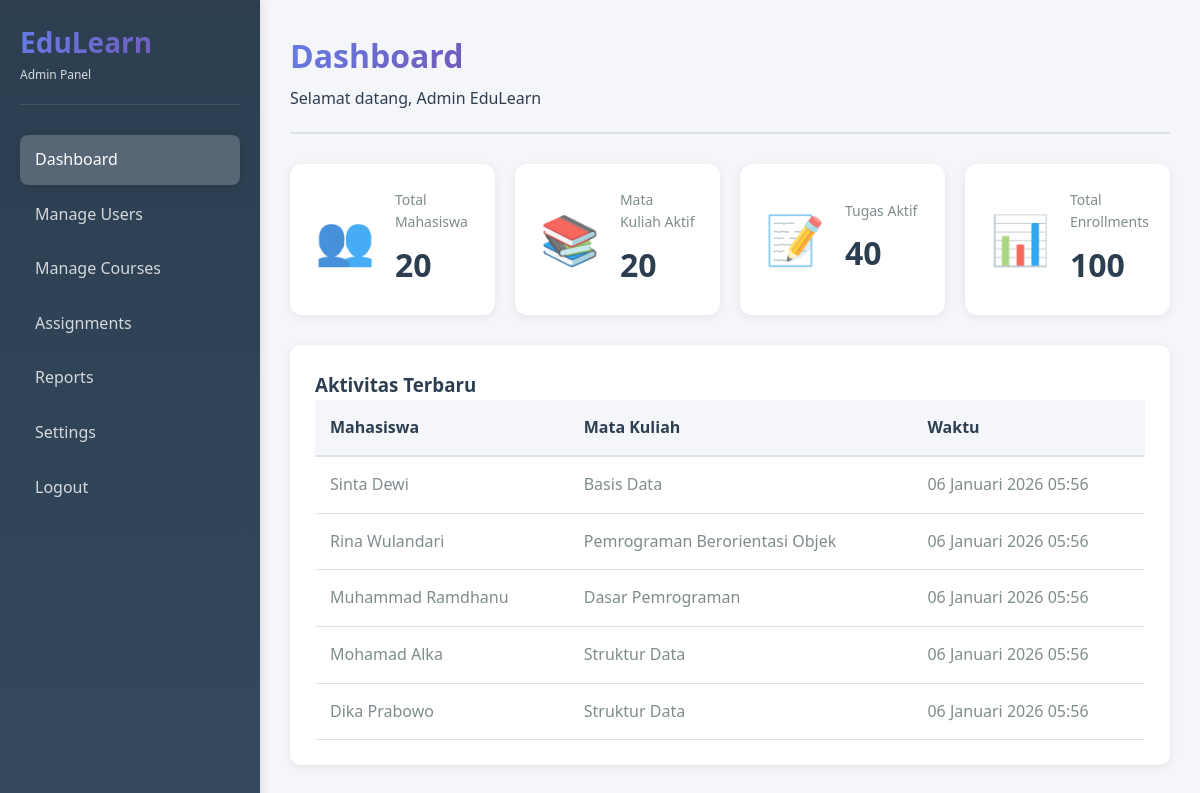
Page /admin/dashboard.php (signed in) on the committed database.
### tables this page shows
CREATE TABLE enrollments (
    enrollment_id INT AUTO_INCREMENT PRIMARY KEY,
    user_id INT NOT NULL,
    mk_id INT NOT NULL,
    tahun_ajaran VARCHAR(20) NOT NULL,
    progress DECIMAL(5,2) DEFAULT 0.00,
    enrolled_at TIMESTAMP DEFAULT CURRENT_TIMESTAMP,
    FOREIGN KEY (user_id) REFERENCES users(user_id) ON DELETE CASCADE,
    FOREIGN KEY (mk_id) REFERENCES mata_kuliah(mk_id) ON DELETE CASCADE,
    UNIQUE KEY unique_enrollment (user_id, mk_id, tahun_ajaran),
    INDEX idx_user (user_id),
    INDEX idx_mk (mk_id)
);

CREATE TABLE users (
    user_id INT AUTO_INCREMENT PRIMARY KEY,
    nama VARCHAR(100) NOT NULL,
    nim VARCHAR(20) UNIQUE,
    email VARCHAR(100) UNIQUE NOT NULL,
    password VARCHAR(255) NOT NULL,
    role ENUM('mahasiswa', 'admin') DEFAULT 'mahasiswa',
    foto_profile VARCHAR(255) DEFAULT NULL,
    created_at TIMESTAMP DEFAULT CURRENT_TIMESTAMP,
    updated_at TIMESTAMP DEFAULT CURRENT_TIMESTAMP ON UPDATE CURRENT_TIMESTAMP,
    INDEX idx_email (email),
    INDEX idx_role (role)
);

CREATE TABLE mata_kuliah (
    mk_id INT AUTO_INCREMENT PRIMARY KEY,
    kode_mk VARCHAR(20) UNIQUE NOT NULL,
    nama_mk VARCHAR(100) NOT NULL,
    deskripsi TEXT,
    sks INT NOT NULL,
    semester INT NOT NULL,
    dosen_id INT,
    status ENUM('aktif', 'draft', 'arsip') DEFAULT 'aktif',
    created_at TIMESTAMP DEFAULT CURRENT_TIMESTAMP,
    updated_at TIMESTAMP DEFAULT CURRENT_TIMESTAMP ON UPDATE CURRENT_TIMESTAMP,
    FOREIGN KEY (dosen_id) REFERENCES dosen(dosen_id) ON DELETE SET NULL,
    INDEX idx_semester (semester),
    INDEX idx_status (status)
);

### includes/functions.php (called while the page is built, shortened)
<?php
function escape_html($string) {
    return htmlspecialchars($string, ENT_QUOTES, 'UTF-8');
}
function format_date($date, $withTime = false) {
    $timestamp = strtotime($date);
    $months = [
        1 => 'Januari', 'Februari', 'Maret', 'April', 'Mei', 'Juni',
        'Juli', 'Agustus', 'September', 'Oktober', 'November', 'Desember'
    ];
    $day = date('d', $timestamp);
    $month = $months[(int)date('n', $timestamp)];
    $year = date('Y', $timestamp);
    $formatted = "$day $month $year";
    if ($withTime) {
        $time = date('H:i', $timestamp);
        $formatted .= " $time";
    }
    return $formatted;
}
function get_user_info($key = null) {
    return $_SESSION[$key] ?? null;
}

### admin/dashboard.php (the view, shortened to what this page needs)
<?php
require_once '../includes/functions.php';
$db = getDB();
$stmt = $db->query("SELECT COUNT(*) as total FROM users WHERE role = 'mahasiswa'");
$total_users = $stmt->fetch()['total'];
$stmt = $db->query("SELECT COUNT(*) as total FROM mata_kuliah WHERE status = 'aktif'");
$total_courses = $stmt->fetch()['total'];
$stmt = $db->query("SELECT COUNT(*) as total FROM tugas WHERE deadline > NOW()");
$total_assignments = $stmt->fetch()['total'];
$stmt = $db->query("SELECT COUNT(*) as total FROM enrollments");
$total_enrollments = $stmt->fetch()['total'];
$stmt = $db->query("
    SELECT u.nama, mk.nama_mk, e.enrolled_at
    FROM enrollments e
    INNER JOIN users u ON e.user_id = u.user_id
    INNER JOIN mata_kuliah mk ON e.mk_id = mk.mk_id
    ORDER BY e.enrolled_at DESC
    LIMIT 5
");
$recent_enrollments = $stmt->fetchAll();
?>
<!DOCTYPE html>
<html lang="id">
<head>
    <link rel="stylesheet" href="../assets/css/base.css">
    <link rel="stylesheet" href="../assets/css/adminindex.css">
</head>
<body>
    <div class="app-container">
        <aside class="sidebar admin-sidebar">
            <div class="sidebar-header">
                <h1>EduLearn</h1>
                <p style="font-size: 12px; opacity: 0.8;">Admin Panel</p>
            </div>
            <ul class="sidebar-nav">
                <li class="active"><a href="dashboard.php">Dashboard</a></li>
                <li><a href="users.php">Manage Users</a></li>
                <li><a href="courses.php">Manage Courses</a></li>
                <li><a href="assignments.php">Assignments</a></li>
                <li><a href="reports.php">Reports</a></li>
                <li><a href="settings.php">Settings</a></li>
                <li><a href="../auth/logout.php">Logout</a></li>
            </ul>
        </aside>
        <main class="main-content">
        <div class="admin-header">
                <div class="admin-title">
                    <h1>Dashboard</h1>
                    <p>Selamat datang, <?= escape_html(get_user_info('nama')) ?></p>
                </div>
            </div>
            <div class="stats-grid">
                <div class="stat-card">
                    <div class="stat-icon">👥</div>
                    <div class="stat-content">
                        <h3>Total Mahasiswa</h3>
                        <div class="stat-value"><?= $total_users ?></div>
                    </div>
                </div>
                <div class="stat-card">
                    <div class="stat-icon">📚</div>
                    <div class="stat-content">
                        <h3>Mata Kuliah Aktif</h3>
                        <div class="stat-value"><?= $total_courses ?></div>
                    </div>
                </div>
                <div class="stat-card">
                    <div class="stat-icon">📝</div>
                    <div class="stat-content">
                        <h3>Tugas Aktif</h3>
                        <div class="stat-value"><?= $total_assignments ?></div>
                    </div>
                </div>
                <div class="stat-card">
                    <div class="stat-icon">📊</div>
                    <div class="stat-content">
                        <h3>Total Enrollments</h3>
                        <div class="stat-value"><?= $total_enrollments ?></div>
                    </div>
                </div>
            </div>
            <div class="admin-table-container">
                <h3>Aktivitas Terbaru</h3>
                <table class="admin-table">
                    <thead>
                        <tr>
                            <th>Mahasiswa</th>
                            <th>Mata Kuliah</th>
                            <th>Waktu</th>
                        </tr>
                    </thead>
                    <tbody>
                        <?php foreach ($recent_enrollments as $enrollment): ?>
                        <tr>
                            <td><?= escape_html($enrollment['nama']) ?></td>
                            <td><?= escape_html($enrollment['nama_mk']) ?></td>
                            <td><?= format_date($enrollment['enrolled_at'], true) ?></td>
                        </tr>
                        <?php endforeach; ?>
                    </tbody>
                </table>
            </div>
        </main>
    </div>
</body>
</html>

### assets/css/base.css (style rules this page uses)
:root { --primary-color: #3498db; --secondary-color: #2ecc71; --danger-color: #e74c3c; --warning-color: #f39c12; --dark-bg: #2c3e50; --body-bg: #f4f6f9; --card-bg: #ffffff; --border-color: #dee2e6; --text-primary: #2c3e50; --text-secondary: #7f8c8d; --primary-gradient: linear-gradient(135deg, #667eea 0%, #764ba2 100%); --shadow: 0 2px 10px rgba(0, 0, 0, 0.08); --shadow-hover: 0 5px 20px rgba(0, 0, 0, 0.12); --border-radius: 10px; --color-web: #3498db; --color-database: #2ecc71; --color-design: #e74c3c; --color-ai: #9b59b6; --color-pbo: #f39c12; --color-pancasila: #34495e; --color-dp: #1abc9c; }
* { margin: 0; padding: 0; box-sizing: border-box; }
body { font-family: 'Segoe UI', Tahoma, Geneva, Verdana, sans-serif; background-color: var(--body-bg); color: var(--text-primary); line-height: 1.6; }
.app-container { display: flex; min-height: 100vh; }
.sidebar { width: 260px; background: linear-gradient(180deg, #4A6FA5 0%, #6B93C5 100%); color: white; padding: 20px; position: fixed; height: 100vh; overflow-y: auto; box-shadow: 2px 0 10px rgba(0, 0, 0, 0.1); }
.sidebar-header { margin-bottom: 30px; padding-bottom: 20px; border-bottom: 1px solid rgba(255, 255, 255, 0.1); }
.sidebar-header h1 { font-size: 28px; font-weight: 700; background: linear-gradient(135deg, #667eea 0%, #764ba2 100%); -webkit-background-clip: text; -webkit-text-fill-color: transparent; background-clip: text; }
.sidebar-nav { list-style: none; }
.sidebar-nav li { margin-bottom: 5px; }
.sidebar-nav a { display: block; padding: 12px 15px; color: rgba(255, 255, 255, 0.8); text-decoration: none; border-radius: 8px; transition: all 0.3s ease; font-weight: 500; }
.sidebar-nav li.active a { background: rgba(255, 255, 255, 0.2); color: white; box-shadow: 0 2px 8px rgba(0, 0, 0, 0.15); }
.main-content { margin-left: 260px; flex: 1; padding: 30px; min-height: 100vh; }
.stats-grid { display: grid; grid-template-columns: repeat(auto-fit, minmax(200px, 1fr)); gap: 20px; margin-bottom: 30px; }
.stat-card { background: white; border-radius: 12px; padding: 25px; box-shadow: var(--shadow); display: flex; align-items: center; gap: 20px; transition: transform 0.3s ease; }
.stat-icon { font-size: 48px; opacity: 0.8; }
.stat-content h3 { font-size: 14px; color: var(--text-secondary); margin-bottom: 5px; font-weight: 500; }
.stat-value { font-size: 32px; font-weight: 700; color: var(--text-primary); }

### assets/css/adminindex.css (style rules this page uses)
.admin-sidebar { background: linear-gradient(180deg, #2c3e50 0%, #34495e 100%) !important; }
.admin-header { display: flex; justify-content: space-between; align-items: center; margin-bottom: 30px; padding-bottom: 20px; border-bottom: 2px solid var(--border-color); }
.admin-title h1 { font-size: 32px; background: var(--primary-gradient); -webkit-background-clip: text; -webkit-text-fill-color: transparent; background-clip: text; margin-bottom: 5px; }
.admin-table-container { background: var(--card-bg); border-radius: var(--border-radius); padding: 25px; box-shadow: var(--shadow); margin-bottom: 30px; overflow-x: auto; }
.admin-table { width: 100%; border-collapse: collapse; }
.admin-table thead { background-color: var(--body-bg); }
.admin-table th { padding: 15px; text-align: left; font-weight: 600; color: var(--text-primary); border-bottom: 2px solid var(--border-color); white-space: nowrap; }
.admin-table td { padding: 15px; border-bottom: 1px solid var(--border-color); color: var(--text-secondary); }

### rows in the picture
enrollments: user.nama "Sinta Dewi", mk.nama_mk "Basis Data", enrolled_at "06 Januari 2026 05:56"
enrollments: user.nama "Rina Wulandari", mk.nama_mk "Pemrograman Berorientasi Objek", enrolled_at "06 Januari 2026 05:56"
enrollments: user.nama "Muhammad Ramdhanu", mk.nama_mk "Dasar Pemrograman", enrolled_at "06 Januari 2026 05:56"
enrollments: user.nama "Mohamad Alka", mk.nama_mk "Struktur Data", enrolled_at "06 Januari 2026 05:56"
enrollments: user.nama "Dika Prabowo", mk.nama_mk "Struktur Data", enrolled_at "06 Januari 2026 05:56"

### other values in the picture
escape_html(get_user_info('nama')) "Admin EduLearn"
$total_users "20"
$total_courses "20"
$total_assignments "40"
$total_enrollments "100"
